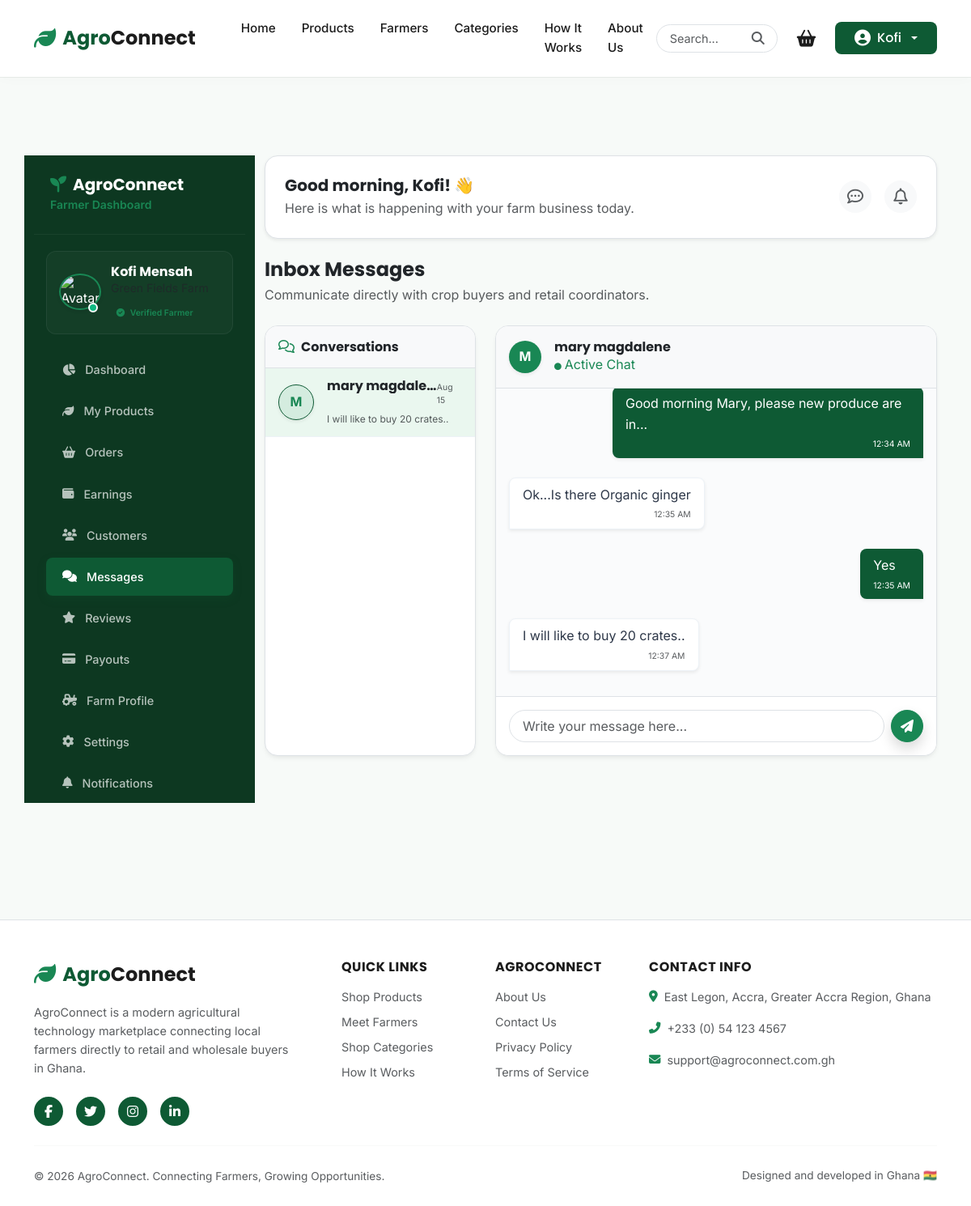
The page /farmer/messages/ (signed in) on the database as committed earlier.
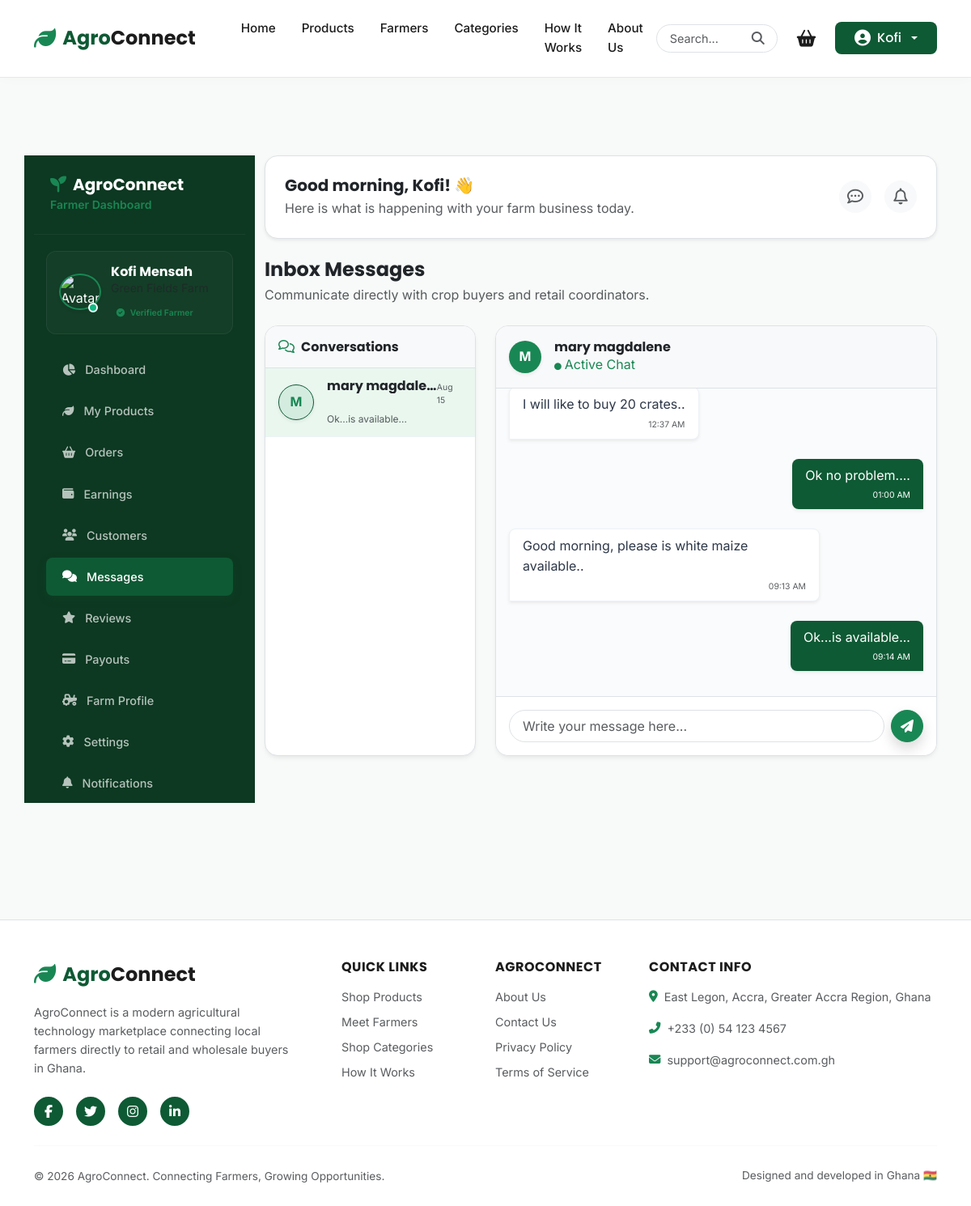
The same page on the database as committed later.
### accounts/models.py (models this page shows, shortened)
class Conversation(models.Model):
    buyer = models.ForeignKey(settings.AUTH_USER_MODEL, on_delete=models.CASCADE, related_name='conversations')
    farmer = models.ForeignKey('farmers.FarmerProfile', on_delete=models.CASCADE, related_name='conversations')
    created_at = models.DateTimeField(auto_now_add=True)
    updated_at = models.DateTimeField(auto_now=True)
    class Meta:
        unique_together = ('buyer', 'farmer')

class User(AbstractUser):
    class AccountType(models.TextChoices):
        BUYER = 'BUYER', 'Buyer'
        FARMER = 'FARMER', 'Farmer'
    account_type = models.CharField(
        max_length=10,
        choices=AccountType.choices,
        default=AccountType.BUYER
    )
    phone = models.CharField(max_length=20, blank=True, null=True)

class Message(models.Model):
    conversation = models.ForeignKey(Conversation, on_delete=models.CASCADE, related_name='messages')
    sender = models.ForeignKey(settings.AUTH_USER_MODEL, on_delete=models.CASCADE)
    message = models.TextField()
    is_read = models.BooleanField(default=False)
    created_at = models.DateTimeField(auto_now_add=True)

### farmers/farmer_views.py (the view)
    def wrapper(request, *args, **kwargs):
        if not request.user.is_authenticated:
            return redirect('login')
        if request.user.account_type != 'FARMER':
            messages.error(request, "Access denied. Only registered farmers can access the Farmer Dashboard.")
            return redirect('dashboard')
        if not hasattr(request.user, 'farmer_profile'):
            messages.error(request, "Farmer Profile not found. Please contact support.")
            return redirect('home')
        return view_func(request, *args, **kwargs)

### accounts/context_processors.py (called while the page is built)
def wishlist_context(request):
    if request.user.is_authenticated and request.user.account_type == 'BUYER':
        ids = set(
            Wishlist.objects.filter(buyer=request.user).values_list('product_id', flat=True)
        )
        return {'user_wishlist_ids': ids}
    return {'user_wishlist_ids': set()}

### cart/context_processors.py (called while the page is built)
def cart_count(request):
    count = 0
    if request.user.is_authenticated:
        cart = Cart.objects.filter(user=request.user).first()
        if cart:
            count = cart.total_items
    else:
        cart_id = request.session.get('cart_id')
        if cart_id:
            cart = Cart.objects.filter(id=cart_id).first()
            if cart:
                count = cart.total_items
    return {'cart_count': count}

### templates/farmer/messages.html (shortened to what the changed rows need)
{% extends "farmer/base_farmer.html" %}
{% load static %}
{% block buyer_content %}
<div class="row g-4 buyer-dashboard-container" style="min-height: 550px;">
    <div class="col-lg-4">
        <div class="agro-card p-0 overflow-hidden h-100 d-flex flex-column border">
            <div class="flex-grow-1 overflow-y-auto" style="max-height: 480px;">
                {% for conv in conversations %}
                    <a href="?conv={{ conv.id }}" class="text-decoration-none chat-conversation-item d-flex align-items-center gap-3 {% if active_conversation.id == conv.id %}active{% endif %}">
                        <div class="rounded-circle bg-success bg-opacity-10 text-success fw-bold d-flex align-items-center justify-content-center flex-shrink-0 shadow-sm" style="width: 44px; height: 44px; border: 1px solid var(--agro-green);">
                            {{ conv.buyer.username|slice:":1"|upper }}
                        </div>
                        <div class="overflow-hidden flex-grow-1">
                            <div class="d-flex justify-content-between align-items-baseline mb-1">
                                <h6 class="fw-bold text-dark mb-0 text-truncate font-sm">
                                    {{ conv.buyer.get_full_name|default:conv.buyer.username }}
                                </h6>
                                <span class="text-muted font-xs" style="font-size: 0.65rem;">{{ conv.updated_at|date:"M d" }}</span>
                            </div>
                            <p class="text-muted small text-truncate mb-0" style="font-size: 0.75rem;">
                                {{ conv.messages.last.message|default:"No messages yet." }}
                            </p>
                        </div>
                    </a>
                {% empty %}
                    <div class="text-center py-5 text-muted px-3">
                        <i class="far fa-comment-alt fa-2x mb-2 text-success opacity-50"></i>
                        <p class="mb-0 font-sm">No conversations active yet.</p>
                    </div>
                {% endfor %}
            </div>
        </div>
    </div>
    <div class="col-lg-8">
        {% if active_conversation %}
            <div class="agro-card p-0 overflow-hidden h-100 d-flex flex-column border">
                <div class="p-3 border-bottom bg-light d-flex align-items-center gap-3">
                    <div class="rounded-circle bg-success text-white fw-bold d-flex align-items-center justify-content-center shadow-sm" style="width: 40px; height: 40px;">
                        {{ active_conversation.buyer.username|slice:":1"|upper }}
                    </div>
                    <div>
                        <h6 class="fw-bold text-dark mb-0">
                            {{ active_conversation.buyer.get_full_name|default:active_conversation.buyer.username }}
                        </h6>
                        <span class="text-success font-xs"><i class="fas fa-circle me-1" style="font-size: 0.55rem;"></i>Active Chat</span>
                    </div>
                </div>
                <div id="chatMessageList" class="flex-grow-1 p-3 overflow-y-auto" style="height: 380px; background-color: #fafbfc;">
                    <div class="d-flex flex-column gap-2" id="chatMessageInnerList">
                        {% for msg in messages_list %}
                            <div class="d-flex mb-3 {% if msg.sender == request.user %}justify-content-end{% else %}justify-content-start{% endif %}" data-msg-id="{{ msg.id }}">
                                <div class="rounded-3 px-3 py-2 shadow-sm" style="max-width: 75%; {% if msg.sender == request.user %}background-color: var(--agro-green); color: #FFFFFF; border-bottom-right-radius: 0 !important;{% else %}background-color: #FFFFFF; color: var(--agro-text-dark); border-bottom-left-radius: 0 !important; border: 1px solid var(--agro-border);{% endif %}">
                                    <p class="mb-1 font-sm">{{ msg.message }}</p>
                                    <span class="font-xs d-block text-end {% if msg.sender == request.user %}text-white text-opacity-70{% else %}text-muted{% endif %}" style="font-size: 0.65rem;">
                                        {{ msg.created_at|date:"h:i A" }}
                                    </span>
                                </div>
                            </div>
                        {% empty %}
                            <div class="text-center py-5 text-muted no-messages-placeholder">
                                <p class="mb-0 font-sm">Write a message below to start chatting.</p>
                            </div>
                        {% endfor %}
                    </div>
                </div>
                <div class="p-3 border-top bg-white">
                    <form id="chatSendForm" class="d-flex gap-2">
                        <input type="text" id="chatMessageInput" name="message_text" class="form-control rounded-pill px-3 font-sm" placeholder="Write your message here..." required autocomplete="off">
                        <button type="submit" class="btn btn-success rounded-circle d-flex align-items-center justify-content-center shadow" style="width: 40px; height: 40px; flex-shrink: 0; padding: 0;">
                            <i class="fas fa-paper-plane text-white fs-6"></i>
                        </button>
                    </form>
                </div>
            </div>
        {% endif %}
    </div>
</div>
{% endblock %}

Rows that differ between the two databases and show on the page:
no longer on this page (row unchanged): Message: message "Good morning Mary, please new produce are in...", created_at "12:34 AM"
no longer on this page (row unchanged): Message: message "Ok...Is there Organic ginger", created_at "12:35 AM"
no longer on this page (row unchanged): Message: message "Yes", created_at "12:35 AM"
changed Conversation "Aug 15": messages.last.message "I will like to buy 20 crates.." → "Ok...is available..."
added Message: message "Ok no problem....", created_at "01:00 AM"
added Message: message "Good morning, please is white maize available..", created_at "09:13 AM"
added Message: message "Ok...is available...", created_at "09:14 AM"
